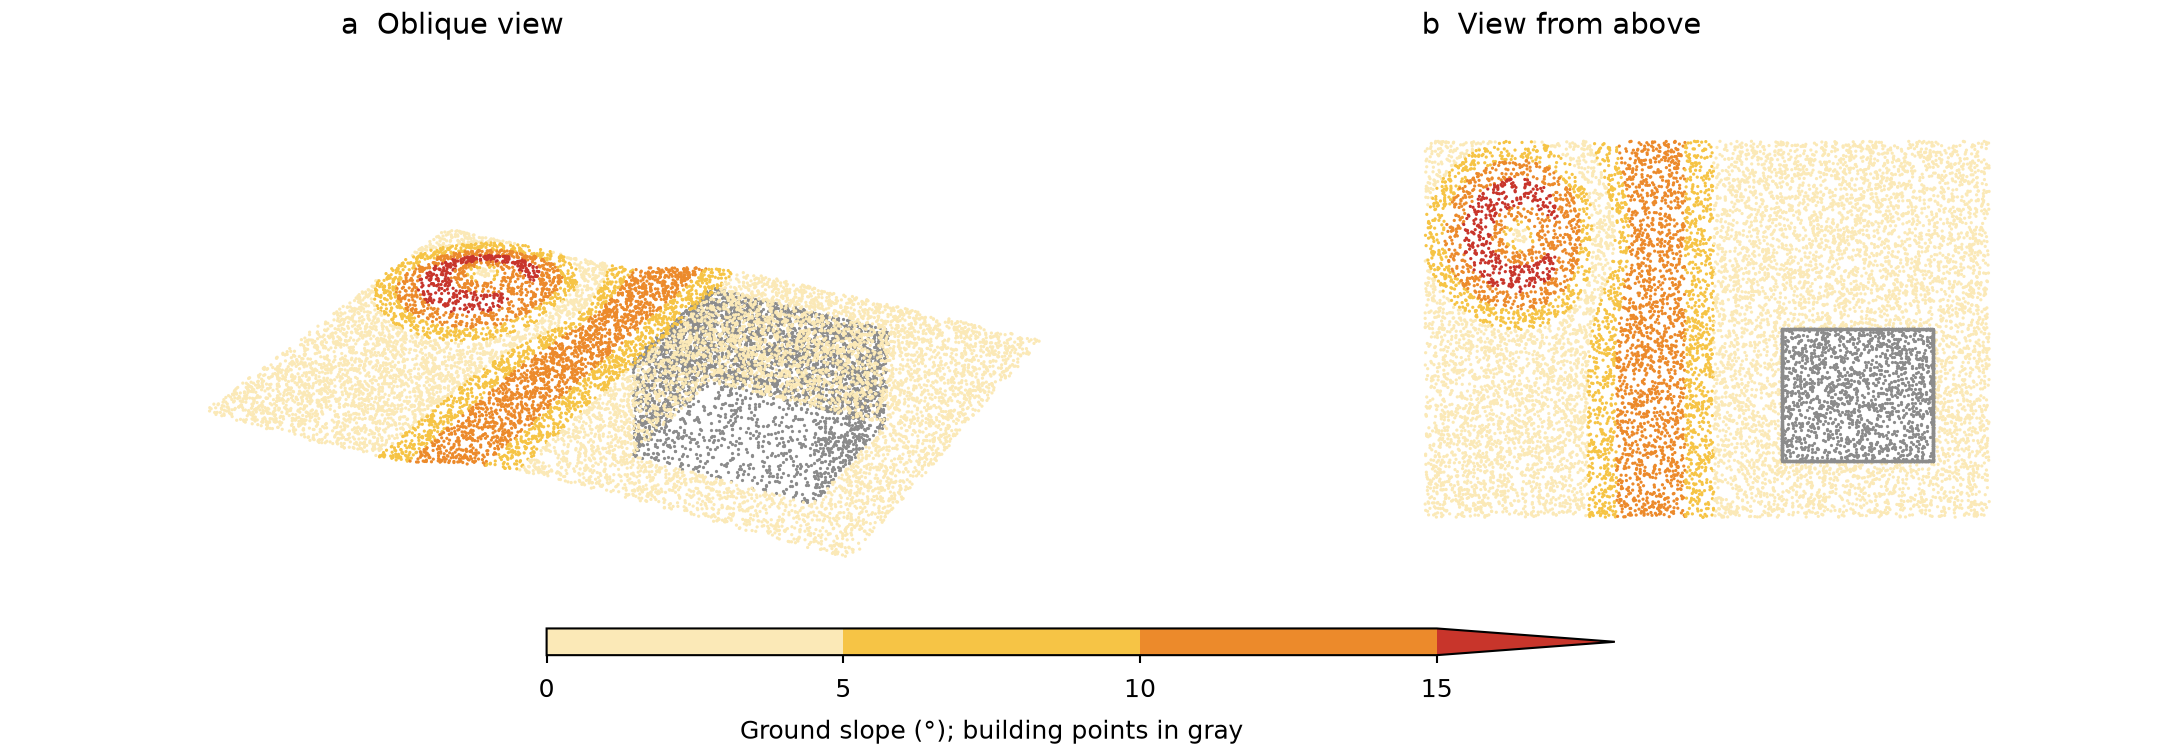

Recreate this plot in Python.
"""Point cloud of a street scene, ground colored by slope class: oblique view (a), view from above (b).
Synthetic data. Writes snippet.png next to this file.
"""

import os
from pathlib import Path

import matplotlib.pyplot as plt
import numpy as np
from matplotlib.colors import BoundaryNorm, ListedColormap

MM = 1 / 25.4
STYLE_DIR = Path(__file__).resolve().parent / "../../../styles"
EXTENT = (60.0, 40.0)  # scene size in x and y (m)
GROUND_POINTS = 14000
SLOPE_BREAKS = (0, 5, 10, 15)  # class edges (degrees); steeper goes to the open end
SLOPE_COLORS = ("#fbe9b7", "#f6c445", "#ec8a2b", "#c8352b")
SLOPE_CMAP = ListedColormap(SLOPE_COLORS)
SLOPE_NORM = BoundaryNorm(SLOPE_BREAKS, SLOPE_CMAP.N, extend="max")
BUILDING = (38.0, 54.0, 6.0, 20.0, 9.0)  # x0, x1, y0, y1 (m), height above ground (m)
BUILDING_COLOR = "0.55"
POINT_SIZE = 0.6  # marker area (pt²)
ZOOM = 1.5  # scale of the 3-D box inside its axes


def ground(x, y):
    """Height (m) of a street that climbs a ramp across x, with a mound at one corner."""
    ramp = 3.0 / (1 + np.exp(-(x - 24) / 3.0))
    mound = 2.2 * np.exp(-((x - 10) ** 2 + (y - 30) ** 2) / 40)
    return ramp + mound


def slope_degrees(x, y, step=0.05):
    """Steepest slope of the ground surface, from central differences."""
    dz_dx = (ground(x + step, y) - ground(x - step, y)) / (2 * step)
    dz_dy = (ground(x, y + step) - ground(x, y - step)) / (2 * step)
    return np.degrees(np.arctan(np.hypot(dz_dx, dz_dy)))


def scene(rng):
    """Ground points outside the building footprint, and points on the building walls and roof."""
    x0, x1, y0, y1, height = BUILDING
    x = rng.uniform(0, EXTENT[0], GROUND_POINTS)
    y = rng.uniform(0, EXTENT[1], GROUND_POINTS)
    outside = ~((x > x0) & (x < x1) & (y > y0) & (y < y1))
    x, y = x[outside], y[outside]
    floor = ground((x0 + x1) / 2, (y0 + y1) / 2)
    walls = []
    for _ in range(2500):
        side = rng.integers(4)
        t, z = rng.uniform(0, 1), rng.uniform(0, height)
        walls.append(((x0 + t * (x1 - x0), y0 + (side % 2) * (y1 - y0), z) if side < 2
                      else (x0 + (side % 2) * (x1 - x0), y0 + t * (y1 - y0), z)))
    roof = np.column_stack([rng.uniform(x0, x1, 1500), rng.uniform(y0, y1, 1500),
                            np.full(1500, height)])
    building = np.vstack([walls, roof]) + [0, 0, floor]
    return np.column_stack([x, y, ground(x, y)]), building


def three_d_view(ax, points, building, elev, azim, zoom=ZOOM):
    xyz = points.T
    # clip_on=False: with zoom > 1 the corners of the scene reach past the axes box.
    cloud = ax.scatter(*xyz, c=slope_degrees(xyz[0], xyz[1]), cmap=SLOPE_CMAP,
                       norm=SLOPE_NORM, s=POINT_SIZE, linewidths=0, depthshade=False,
                       rasterized=True, clip_on=False)
    ax.scatter(*building.T, color=BUILDING_COLOR, s=POINT_SIZE, linewidths=0,
               depthshade=False, rasterized=True, clip_on=False)
    ax.view_init(elev=elev, azim=azim)
    # Equal meters on all three axes: no vertical exaggeration.
    top = building[:, 2].max()
    ax.set_box_aspect((EXTENT[0], EXTENT[1], top), zoom=zoom)
    ax.set(xlim=(0, EXTENT[0]), ylim=(0, EXTENT[1]), zlim=(0, top))
    ax.set_axis_off()
    return cloud


def main():
    rng = np.random.default_rng(11)
    points, building = scene(rng)
    default = STYLE_DIR / "default.mplstyle"
    sheets = [default] if default.is_file() else []
    if selected := os.environ.get("CEDALION_STYLE"):
        sheet = Path(selected).expanduser()
        sheets.append(sheet if sheet.is_file() else STYLE_DIR / (selected.removesuffix(".mplstyle") + ".mplstyle"))
    width_mm = float(os.environ.get("CEDALION_WIDTH_MM", 183))
    with plt.style.context(sheets):
        fig = plt.figure(figsize=(width_mm * MM, 64 * MM), layout="constrained")
        grid = fig.add_gridspec(1, 2, width_ratios=(1.35, 1))
        oblique = fig.add_subplot(grid[0], projection="3d")
        above = fig.add_subplot(grid[1], projection="3d", proj_type="ortho")
        cloud = three_d_view(oblique, points, building, elev=28, azim=-62)
        three_d_view(above, points, building, elev=90, azim=-90, zoom=1.2)
        oblique.set_title("a  Oblique view", loc="left")
        above.set_title("b  View from above", loc="left")
        colorbar = fig.colorbar(cloud, ax=[oblique, above], location="bottom",
                                shrink=0.5, aspect=40, pad=0.02, extend="max",
                                extendfrac=0.2)
        colorbar.set_ticks(SLOPE_BREAKS)
        colorbar.set_label("Ground slope (°); building points in gray")
        fig.savefig(os.environ.get("CEDALION_SNIPPET_PNG", Path(__file__).with_name("snippet.png")), dpi=300)
        plt.close(fig)


if __name__ == "__main__":
    main()
